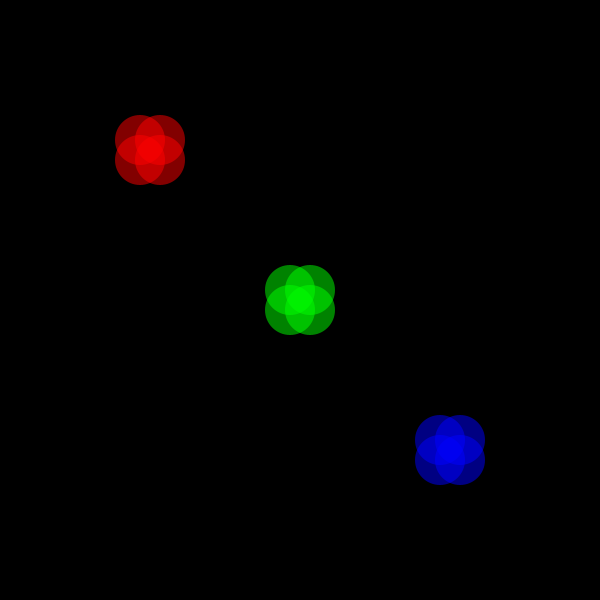
Frame 1 (no input)
Frame 60 (the mouse pressed at the canvas centre just before this capture): identical to frame 1, image omitted
Frame 120 (the mouse held since frame 60 and released just before this capture): identical to frame 1, image omitted

The Processing sketch that drew this single still picture (run headless with seeded random() and noise(); from frame 60 on, the mouse is pressed at the canvas centre):

// Processing sketch: wheels
// ── wheels.pde
/*
 * Wheels
 *
 * CC Lab Fall 2011
s * by Ryan Raffa
 * 9/19/11
 */

// Creating instances of our object called "Thingy"
Thingy myThingy1;
Thingy myThingy2;
Thingy myThingy3;

void setup() {
  size (600, 600);
  background(0);
  smooth();
  noStroke();

  myThingy1 = new Thingy(10,10,50,50,color(255,0,0,130));
  myThingy2 = new Thingy(10,10,50,50,color(0,255,0,130));
  myThingy3 = new Thingy(10,10,50,50,color(0,0,255,130));
}

void draw() {
  background(0);
  myThingy1.drawThingy(150,150);
  myThingy2.drawThingy(300,300);
  myThingy3.drawThingy(450,450);
}

// ── Thingy.pde
class Thingy {
 
 //Properties
 float thingyPosX;
 float thingyPosY;
 float thingyWidth;
 float thingyHeight;
 color thingyColor;
 
 //Constructor
 Thingy (float x, float y, float w, float h, color c) {
   this.thingyPosX = x;
   this.thingyPosY = y;
   this.thingyWidth = w;
   this.thingyHeight = h;
   this.thingyColor = c;
 }
 
 // Method or Function
 void drawThingy(float xPos, float yPos) {
  pushMatrix();
  translate(xPos, yPos);
  fill(this.thingyColor);
  ellipse( -this.thingyPosX, -this.thingyPosY, this.thingyWidth, this.thingyHeight );
  ellipse( this.thingyPosX, -this.thingyPosY, this.thingyWidth, this.thingyHeight );
  ellipse( this.thingyPosX, this.thingyPosY, this.thingyWidth, this.thingyHeight );
  ellipse( -this.thingyPosX, this.thingyPosY, this.thingyWidth, this.thingyHeight );
  popMatrix();
 }
 
  
}
